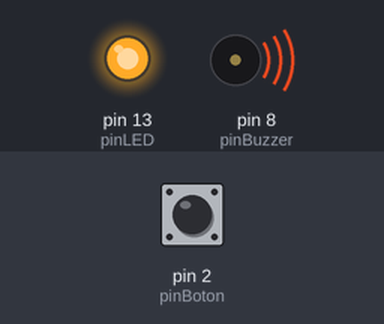
The sketch below on a simulated Arduino Uno, built with avr-gcc and run on an emulated ATmega328P. On the bench: output pins drawn as LEDs (lit = HIGH), buzzer (waves = sounding). The test bench sets the inputs (shaded band); at power-on: pin 2 (pinBoton) HIGH.

Above: at 1.2 s.
1.3 s: pin 2 (pinBoton) pulled LOW for 0.15 s
At 1.37 s:
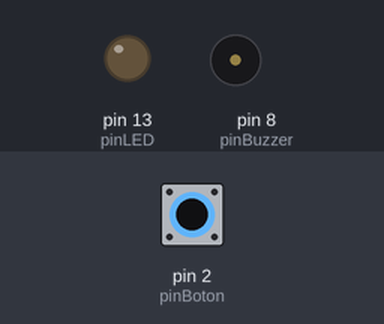
2.9 s: pin 2 (pinBoton) pulled LOW for 3.2 s
At 6.9 s:
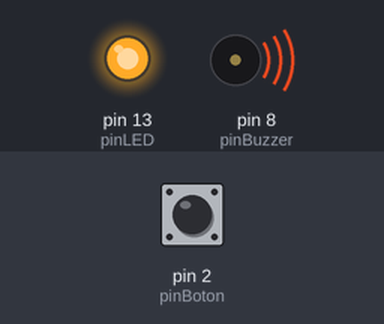
Timing chart, 0 to 8.4 s (numbered marks = the images above; inputs shaded):
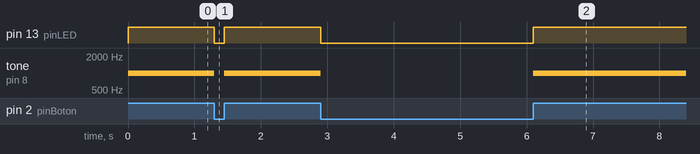

Measured:
- after the input at 1.3 s, pin 13 (pinLED): HIGH → LOW at once, → HIGH 0.15 s later; tone on pin 8 (pinBuzzer): 1000 Hz → silent at once, → 1000 Hz 0.15 s later
- after the input at 2.9 s, pin 13 (pinLED): HIGH → LOW at once, → HIGH 3.2 s later; tone on pin 8 (pinBuzzer): 1000 Hz → silent at once, → 1000 Hz 3.2 s later

The sketch:

BotonLedBuzzer.ino
```cpp
const int pinBoton = 2;
const int pinBuzzer = 8;
const int pinLED = 13;

void setup() {
  pinMode(pinBuzzer, OUTPUT);
  pinMode(pinLED, OUTPUT);
  pinMode(pinBoton, INPUT_PULLUP);  // Configura el pin del botón como entrada Pull-Up
}

void loop() {
  // Leemos el estado del pulsador
  int estadoBoton = digitalRead(pinBoton);

  // Al usar INPUT_PULLUP, LOW significa que el botón está presionado
  if (estadoBoton == HIGH) {
    digitalWrite(pinLED, HIGH); // Enciende el LED
        tone(pinBuzzer, 1000); // Enciende el buzzer
  } else {
    digitalWrite(pinLED, LOW); //Apaga el LED
        noTone(pinBuzzer);  // Apaga el buzzer
  }
}
```
